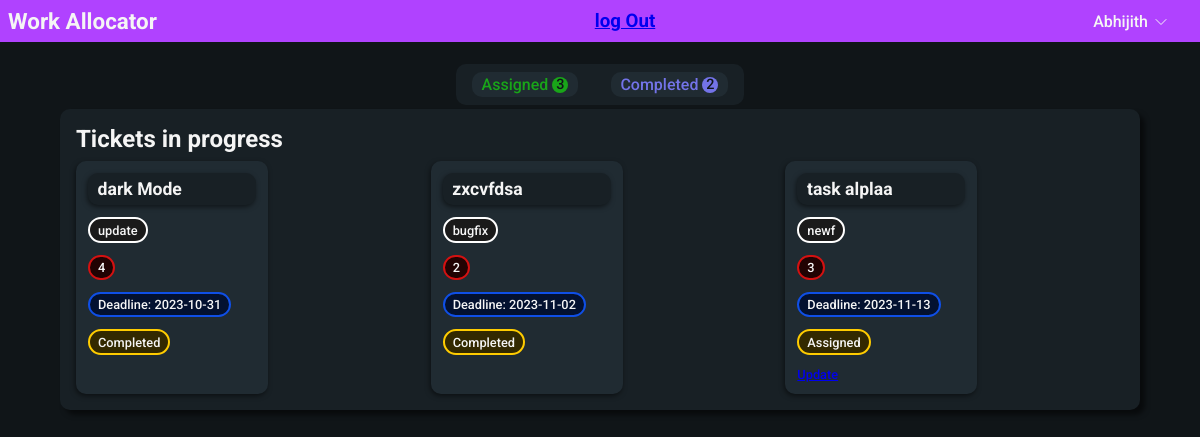
The app's page /dev/dev.php?did=1&dname=Abhijith (signed in) with its own data.
### tables this page shows
CREATE TABLE `tbl_ticket` (
  `ticket_id` int(11) NOT NULL,
  `ticket_name` varchar(20) NOT NULL,
  `ticket_type` varchar(20) NOT NULL,
  `ticket_priority` int(11) NOT NULL,
  `ticket_set_date` date NOT NULL DEFAULT current_timestamp(),
  `ticket_deadline` date NOT NULL,
  `ticket_status` int(11) NOT NULL DEFAULT 0,
  `dev_id` int(11) NOT NULL,
  `ticket_difficulty` int(11) NOT NULL,
  `dev_type` varchar(10) NOT NULL
);

### dev/dev.php (the view, shortened to what this page needs)
<?php
include("../connection/connection.php");
$dev_id = $_GET['did'];
$dev_name = $_GET['dname'];
$result = $con->query("SELECT * FROM tbl_ticket WHERE dev_id = $dev_id ");
$countCompletedQuery = "SELECT COUNT(*) AS completed_count FROM `tbl_ticket` WHERE dev_id = $dev_id AND ticket_status >= 3";
$completed_result = $con->query($countCompletedQuery);
$completed_row = $completed_result->fetch_assoc();
$completed_value = $completed_row['completed_count'];
$countInProgressQuery = "SELECT COUNT(*) AS progress_count FROM `tbl_ticket` WHERE dev_id = $dev_id ";
$progress_result = $con->query($countInProgressQuery);
$progress_row = $progress_result->fetch_assoc();
$progress_value = $progress_row['progress_count'];
?>
<!DOCTYPE html>
<html>
<head>
	<link rel="stylesheet" href="../shared.css">
	<link rel="stylesheet" href="dev.css">
</head>
<body>
	<header class="main-header">
		<div class="main-header__div">
			<h2 class="main-header__title">Work Allocator</h2>
			<h3><a href="../index.html">log Out</a></h3>
			<p class="main-header__username"><?php echo $dev_name; ?>
				<svg xmlns="http://www.w3.org/2000/svg" fill="none" viewBox="0 0 24 24" stroke-width="1.5" stroke="currentColor" class="w-6 h-6 chev">
					<path stroke-linecap="round" stroke-linejoin="round" d="M19.5 8.25l-7.5 7.5-7.5-7.5" />
				</svg>
			</p>
		</div>
	</header>
	<main>
		<div class="ticket-tab">
			<div class="ticket-tab__progress">Assigned <span class="ticket-tab__progress-value">
					<p><?php echo $progress_value; ?></p>
				</span></div>
			<div class="ticket-tab__completed">Completed <span class="ticket-tab__completed-value">
					<p><?php echo $completed_value; ?></p>
				</span></div>
		</div>
		<div class="ticket-panel-container">
			<h2>Tickets in progress</h2>
			<div class="ticket-panel">
				<?php
				if ($result->num_rows > 0) {
					while ($row = $result->fetch_assoc()) {
						if ($row['ticket_status'] == 0) {
							$status = "Pending";
						} elseif ($row['ticket_status'] == 1) {
							$status = "Assigned";
						} elseif ($row['ticket_status'] == 2) {
							$status = "Under Work";
						} elseif ($row['ticket_status'] == 3) {
							$status = "Completed";
						}
						else{
							$status='Completed';
						}
				?>
						<div class="ticket">
							<h3 class="ticket__name"><?php echo $row['ticket_name']; ?></h3>
							<p class="ticket__type"><?php echo $row['ticket_type']; ?></p>
							<p class="ticket__priority"><?php echo $row['ticket_priority']; ?></p>
							<p class="ticket__deadline">Deadline: <span class="ticket__date"><?php echo $row['ticket_deadline']; ?></span></p>
							<p class="ticket__status"><?php echo $status; ?></p>
							<?php
							if ($row['ticket_status'] < 3) {
								?>
								<a class="ticket__update" href="dev.php?ticket_id=<?php echo $row['ticket_id']; ?>&amp;did=<?php echo $dev_id; ?>&amp;dname=<?php echo $dev_name; ?>">Update</a><?php
							}
							?>
						</div>
				<?php
					}
				} else {
					echo '<div class="ticket">No tasks assigned.</div>';
				}
				?>
			</div>
		</div>
	</main>
</body>
</html>

### shared.css (style rules this page uses)
* { box-sizing: border-box; margin: 0; padding: 0; }
:root { --text-col: whitesmoke; --background-col: hsl(203, 20%, 8%); --background-col-light: hsl(202, 22%, 12%); --background-col-lighter: hsl(202, 22%, 16%); --accent-col: #b042ff; --accent-col-active: #b042ff9f; --progress-col: rgb(25, 165, 25); --completed-col: rgb(115, 115, 232); --hold-col: rgb(255, 204, 0); --issue-col: red; --extend-col: orange; --shadow: -1px 2px 5px rgba(0, 0, 0, 0.5); }
body { font-family: 'Roboto', sans-serif; color: var(--text-col); background-color: var(--background-col); }
.main-header { background-color: var(--accent-col); position: fixed; top: 0; left: 0; width: 100%; }
.main-header__div { height: 100%; width: 98%; padding: 0.5rem; display: flex; justify-content: left; align-items: center; }
.main-header__title { font-size: 1.4rem; }
.ticket { background-color: var(--background-col-lighter); box-shadow: -1px 2px 5px rgba(0, 0, 0, 0.5); border-radius: 10px; padding: 0.75rem; width: 12rem; font-size: 0.8rem; font-weight: 500; }
.ticket__name { font-size: 1.1rem; margin-bottom: 0.75rem; background-color: var(--background-col-light); border-radius: 10px; padding: 0.4rem 0.6rem; box-shadow: -1px 2px 5px rgba(0, 0, 0, 0.5); }
.ticket__type { width: fit-content; background-color: hsl(0, 0%, 10%); padding: 0.2rem 0.5rem; border-radius: 100rem; border: 2px solid white; margin-bottom: 0.75rem; }
.ticket__priority { padding: 0.2rem 0.5rem; border-radius: 100rem; border: 2px solid hsl(0, 85%, 45%); background-color: hsl(0, 85%, 7%); margin-bottom: 0.75rem; width: fit-content; }
.ticket__deadline { margin-bottom: 0.75rem; padding: 0.2rem 0.5rem; border-radius: 100rem; border: 2px solid hsl(222, 88%, 48%); background-color: hsl(222, 88%, 10%); width: fit-content; }
.ticket__status { width: fit-content; margin-bottom: 0.5rem; padding: 0.2rem 0.5rem; border-radius: 100rem; border: 2px solid var(--hold-col); margin-bottom: 0.75rem; background-color: hsl(48, 100%, 10%); }

### dev/dev.css (style rules this page uses)
.main-header__div { justify-content: space-between; align-items: center; }
.main-header__username { font-weight: 500; cursor: pointer; }
.chev { width: 1rem; transform: translate(1px, 3px) }
main { margin-top: 4rem; }
.ticket-tab { max-width: 18rem; min-height: 2rem; margin: 0 auto; padding: 0.5rem 1rem; border-radius: 10px; display: flex; align-items: center; justify-content: space-between; background-color: var(--background-col-light); }
.ticket-tab div { background-color: var(--background-col-lighter); padding: 0.2rem 0.6rem; border-radius: 10px; font-weight: 500; }
.ticket-tab div span { border-radius: 50%; color: var(--background-col); font-size: 0.9rem; display: inline-block; width: 1rem; height: 1rem; text-align: center; position: relative; }
.ticket-tab div span p { position: relative; bottom: 1px; }
.ticket-tab__progress { color: var(--progress-col); }
.ticket-tab__progress-value { background-color: var(--progress-col); }
.ticket-tab__completed { color: var(--completed-col); }
.ticket-tab__completed-value { background-color: var(--completed-col); }
.ticket-panel-container { padding: 1rem; width: 90%; margin-top: 0.2rem; margin-left: auto; margin-right: auto; border-radius: 10px; box-shadow: 5px 5px 5px rgba(0, 0, 0, 0.5); background-color: var(--background-col-light) }
.ticket-panel { margin-top: 0.5rem; display: grid; grid-template-columns: 1fr 1fr 1fr; gap: 1rem; }

### records on screen
tbl_ticket: ticket_name "dark Mode", ticket_type "update", ticket_priority "4", ticket_deadline "2023-10-31", ticket_status "Completed"
tbl_ticket: ticket_name "zxcvfdsa", ticket_type "bugfix", ticket_priority "2", ticket_deadline "2023-11-02", ticket_status "Completed"
tbl_ticket: ticket_name "task alplaa", ticket_type "newf", ticket_priority "3", ticket_deadline "2023-11-13", ticket_status "Assigned"

### other values on screen
$dev_name "Abhijith"
$progress_value "3"
$completed_value "2"
